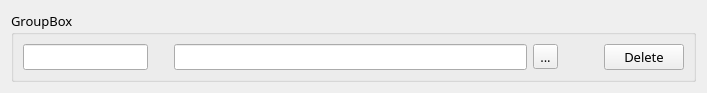
<?xml version="1.0" encoding="UTF-8"?>
<ui version="4.0">
 <class>MapWidget</class>
 <widget class="QWidget" name="MapWidget">
  <property name="geometry">
   <rect>
    <x>0</x>
    <y>0</y>
    <width>707</width>
    <height>80</height>
   </rect>
  </property>
  <property name="sizePolicy">
   <sizepolicy hsizetype="Preferred" vsizetype="Fixed">
    <horstretch>0</horstretch>
    <verstretch>0</verstretch>
   </sizepolicy>
  </property>
  <property name="font">
   <font>
    <family>Iosevka</family>
    <pointsize>10</pointsize>
   </font>
  </property>
  <property name="windowTitle">
   <string>Form</string>
  </property>
  <layout class="QVBoxLayout" name="verticalLayout">
   <item>
    <widget class="QGroupBox" name="groupBox">
     <property name="sizePolicy">
      <sizepolicy hsizetype="Expanding" vsizetype="Minimum">
       <horstretch>0</horstretch>
       <verstretch>0</verstretch>
      </sizepolicy>
     </property>
     <property name="title">
      <string>GroupBox</string>
     </property>
     <layout class="QHBoxLayout" name="horizontalLayout">
      <item>
       <widget class="QLineEdit" name="mapName">
        <property name="sizePolicy">
         <sizepolicy hsizetype="Preferred" vsizetype="Fixed">
          <horstretch>0</horstretch>
          <verstretch>0</verstretch>
         </sizepolicy>
        </property>
       </widget>
      </item>
      <item>
       <spacer name="horizontalSpacer">
        <property name="orientation">
         <enum>Qt::Horizontal</enum>
        </property>
        <property name="sizeType">
         <enum>QSizePolicy::Fixed</enum>
        </property>
        <property name="sizeHint" stdset="0">
         <size>
          <width>20</width>
          <height>20</height>
         </size>
        </property>
       </spacer>
      </item>
      <item>
       <widget class="QLineEdit" name="mapMask"/>
      </item>
      <item>
       <widget class="QToolButton" name="toolButton">
        <property name="text">
         <string>...</string>
        </property>
       </widget>
      </item>
      <item>
       <spacer name="horizontalSpacer_2">
        <property name="orientation">
         <enum>Qt::Horizontal</enum>
        </property>
        <property name="sizeType">
         <enum>QSizePolicy::Fixed</enum>
        </property>
        <property name="sizeHint" stdset="0">
         <size>
          <width>40</width>
          <height>20</height>
         </size>
        </property>
       </spacer>
      </item>
      <item>
       <widget class="QPushButton" name="pushButton">
        <property name="text">
         <string>Delete</string>
        </property>
       </widget>
      </item>
     </layout>
    </widget>
   </item>
  </layout>
 </widget>
 <resources/>
 <connections/>
</ui>
